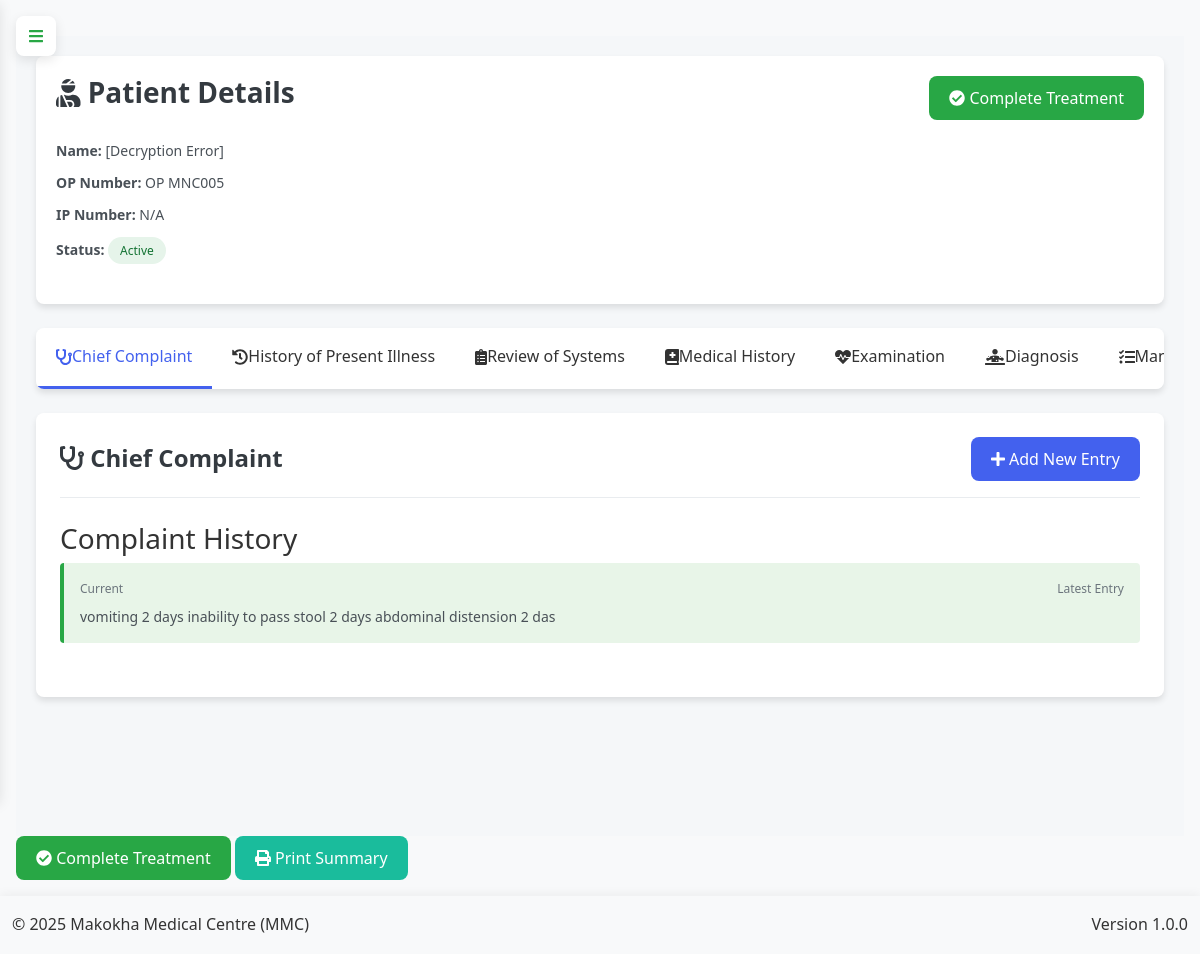
The app's page /doctor/patient/7 (signed in), older data.
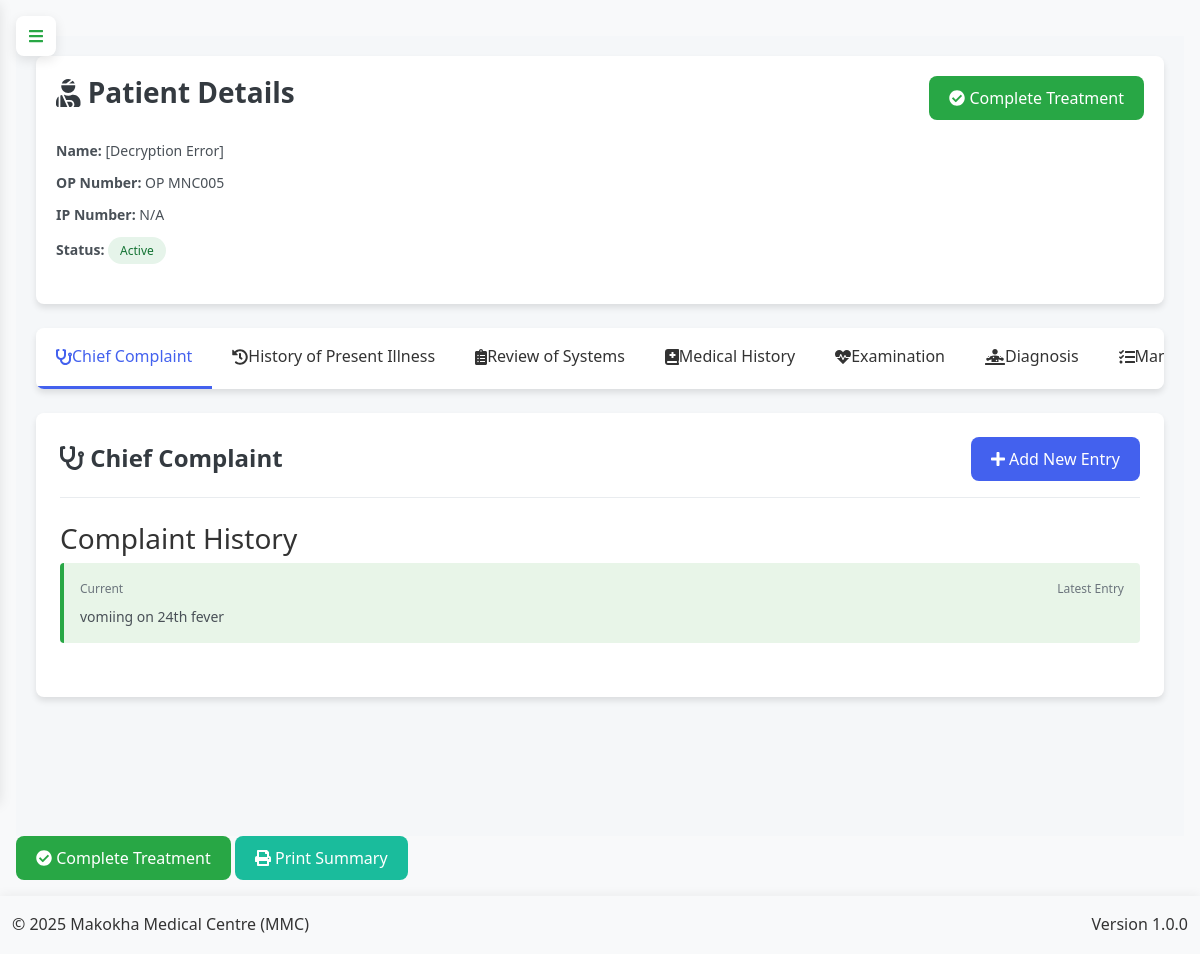
The same page, newer data.
### app.py (models this page shows, shortened)
class Patient(db.Model):
    id = db.Column(db.Integer, primary_key=True)
    op_number = db.Column(db.String(20), unique=True, nullable=True)
    ip_number = db.Column(db.String(20), unique=True, nullable=True)
    name = db.Column(db.String(100), nullable=True)  # encrypted
    age = db.Column(db.Integer, nullable=True)
    gender = db.Column(db.String(10), nullable=True)
    address = db.Column(db.String(200), nullable=True)  # encrypted
    phone = db.Column(db.String(20), nullable=True)  # encrypted
    destination = db.Column(db.String(100), nullable=True)
    occupation = db.Column(db.String(100), nullable=True)  # encrypted
    religion = db.Column(db.String(100), nullable=True)
    nok_name = db.Column(db.String(100), nullable=True)  # encrypted
    nok_contact = db.Column(db.String(20), nullable=True)  # encrypted
    tca = db.Column(db.Date, nullable=True)
    date_of_admission = db.Column(db.Date, nullable=True)
    status = db.Column(db.String(20), default='active', nullable=True)
    chief_complaint = db.Column(db.Text, nullable=True)
    history_present_illness = db.Column(db.Text, nullable=True)
    ai_assistance_enabled = db.Column(db.Boolean, default=False)
    ai_diagnosis = db.Column(db.Text)
    ai_treatment_recommendations = db.Column(db.Text)
    ai_last_updated = db.Column(db.DateTime)
    ai_confidence_score = db.Column(db.Float)  # 0-1 scale for diagnosis confidence
    created_at = db.Column(db.DateTime, default=datetime.utcnow)
    updated_at = db.Column(db.DateTime, default=datetime.utcnow, onupdate=datetime.utcnow)
    reviews = db.relationship('PatientReviewSystem', backref='patient', lazy=True)
    histories = db.relationship('PatientHistory', backref='patient', lazy=True)
    examinations = db.relationship('PatientExamination', backref='patient', lazy=True)
    diagnoses = db.relationship('PatientDiagnosis', backref='patient', lazy=True)
    management = db.relationship('PatientManagement', backref='patient', lazy=True)
    lab_requests = db.relationship('LabRequest', backref='patient', lazy=True)
    imaging_requests = db.relationship('ImagingRequest', backref='patient', lazy=True)
    @property
    def decrypted_name(self):
        if not self.name:
            return None
        try:
            return Config.decrypt_data_static(self.name)
        except Exception:
            return "[Decryption Error]"

### app.py (the view, shortened to what this page needs)
@app.route('/doctor/patient/<int:patient_id>', methods=['GET', 'POST'])
@login_required
def doctor_patient_details(patient_id):
    if current_user.role != 'doctor':
        flash('Unauthorized access', 'danger')
        return redirect(url_for('home'))
    patient = db.session.get(Patient, patient_id)
    if not patient:
        flash('Patient not found', 'danger')
        return redirect(url_for('doctor_patients'))
    drugs = Drug.query.filter(Drug.remaining_quantity > 0).all()
    services = Service.query.all()
    review_systems = PatientReviewSystem.query.filter_by(patient_id=patient.id).first()
    history = PatientHistory.query.filter_by(patient_id=patient.id).first()
    examination = PatientExamination.query.filter_by(patient_id=patient.id).first()
    diagnosis = PatientDiagnosis.query.filter_by(patient_id=patient.id).first()
    management = PatientManagement.query.filter_by(patient_id=patient.id).first()
    lab_tests = LabTest.query.all()
    imaging_tests = ImagingTest.query.all()
    lab_requests = LabRequest.query.filter_by(patient_id=patient.id).all()
    imaging_requests = ImagingRequest.query.filter_by(patient_id=patient.id).all()
    prescriptions = Prescription.query.filter_by(patient_id=patient.id).options(db.joinedload(Prescription.items).joinedload(PrescriptionItem.drug)).all()
    patient_services = PatientService.query.filter_by(patient_id=patient.id).all()
    return render_template('doctor/patient_details.html',
        patient=patient,
        review_systems=review_systems,
        history=history,
        examination=examination,
        diagnosis=diagnosis,
        management=management,
        lab_tests=lab_tests,
        imaging_tests=imaging_tests,
        lab_requests=lab_requests,
        imaging_requests=imaging_requests,
        prescriptions=prescriptions,
        patient_services=patient_services,
        drugs=drugs,
        services=services
    )

### app.py (called while the page is built, shortened)
@app.before_request
def initialize_data():
    global _first_request
    if not _first_request:
        return

@app.context_processor
def inject_current_date():
    return {'current_date': date.today().strftime('%Y-%m-%d')}

@app.context_processor
def inject_csrf_token():
    return dict(csrf_token=generate_csrf)

@app.context_processor
def utility_processor():
    def decrypt_data(encrypted_data):
        if not encrypted_data:
            return ""
        try:
            return Config.decrypt_data_static(encrypted_data)
        except:
            return "[Decryption Error]"
    return dict(decrypt_data=decrypt_data)

    @hybrid_property
    def remaining_quantity(self):
        return self.stocked_quantity - self.sold_quantity

    @remaining_quantity.expression
    def remaining_quantity(cls):
        return cls.stocked_quantity - cls.sold_quantity

    @login_manager.user_loader
    def load_user(user_id):
        return db.session.get(User, int(user_id))

### config.py (called while the page is built, shortened)
    @classmethod
    def decrypt_data(cls, encrypted_data: Optional[str]) -> str:
        if not encrypted_data or not isinstance(encrypted_data, str):
            return ""
        if not cls.fernet:
            raise RuntimeError("Fernet not initialized. Call Config.init_fernet(app) at startup.")

    @staticmethod
    def decrypt_data_static(encrypted_data: Optional[str]) -> str:
        return Config.decrypt_data(encrypted_data)

### templates/doctor/patient_details.html (shortened to what this page needs)
{% extends "base.html" %}
{% block content %}
<link rel="stylesheet" href="https://cdnjs.cloudflare.com/ajax/libs/font-awesome/6.4.0/css/all.min.css">
<link rel="stylesheet" href="https://cdnjs.cloudflare.com/ajax/libs/animate.css/4.1.1/animate.min.css">
<div class="doctor-patient-container">
    <div class="patient-header">
        <div class="header-content">
            <div class="patient-info">
                <h1><i class="fas fa-user-injured"></i> Patient Details</h1>
                <div class="patient-details">
                    <div class="detail-item">
                        <strong>Name:</strong> {{ patient.decrypted_name }}
                    </div>
                    <div class="detail-item">
                        <strong>OP Number:</strong> {{ patient.op_number or 'N/A' }}
                    </div>
                    <div class="detail-item">
                        <strong>IP Number:</strong> {{ patient.ip_number or 'N/A' }}
                    </div>
                    <div class="detail-item">
                        <strong>Status:</strong>
                        <span class="status-badge {% if patient.status == 'active' %}status-active{% else %}status-completed{% endif %}">
                            {{ patient.status|title }}
                        </span>
                    </div>
                </div>
            </div>
            <div class="patient-actions">
                {% if patient.status == 'active' %}
                <form method="POST" class="inline-form">
                    <button type="submit" class="btn btn-success">
                        <i class="fas fa-check-circle"></i> Complete Treatment
                    </button>
                </form>
                {% endif %}
            </div>
        </div>
    </div>
    <div class="navigation-tabs">
        <div class="tab active" data-tab="chief-complaint">
            <i class="fas fa-stethoscope"></i>
            <span>Chief Complaint</span>
        </div>
        <div class="tab" data-tab="hpi">
            <i class="fas fa-history"></i>
            <span>History of Present Illness</span>
        </div>
        <div class="tab" data-tab="review-systems">
            <i class="fas fa-clipboard-list"></i>
            <span>Review of Systems</span>
        </div>
        <div class="tab" data-tab="history">
            <i class="fas fa-book-medical"></i>
            <span>Medical History</span>
        </div>
        <div class="tab" data-tab="examination">
            <i class="fas fa-heartbeat"></i>
            <span>Examination</span>
        </div>
        <div class="tab" data-tab="diagnosis">
            <i class="fas fa-diagnoses"></i>
            <span>Diagnosis</span>
        </div>
        <div class="tab" data-tab="management">
            <i class="fas fa-tasks"></i>
            <span>Management</span>
        </div>
    </div>
    <div class="tab-content active" id="chief-complaint-tab">
        <div class="section-header">
            <h2><i class="fas fa-stethoscope"></i> Chief Complaint</h2>
            <button class="btn btn-primary" onclick="doctorPatient.openChiefComplaintModal()">
                <i class="fas fa-plus"></i> Add New Entry
            </button>
        </div>
        <div class="complaint-history">
            <h3>Complaint History</h3>
            {% if patient.chief_complaint %}
                <div class="complaint-entry current">
                    <div class="complaint-header">
                        <span class="complaint-date">Current</span>
                        <span class="complaint-author">Latest Entry</span>
                    </div>
                    <div class="complaint-content">
                        {{ patient.chief_complaint }}
                    </div>
                </div>
            {% endif %}
        </div>
    </div>
</div>
<div class="patient-actions">
    {% if patient.status == 'active' %}
    <form method="POST" class="inline-form">
        <button type="submit" class="btn btn-success">
            <i class="fas fa-check-circle"></i> Complete Treatment
        </button>
    </form>
    {% endif %}
    <button class="btn btn-info" onclick="printPatientSummary()">
        <i class="fas fa-print"></i> Print Summary
    </button>
</div>
{% endblock %}

### templates/base.html (shortened to what this page needs)
<!DOCTYPE html>
<html lang="en">
<head>
    <link href="https://cdn.jsdelivr.net/npm/bootstrap@5.3.0/dist/css/bootstrap.min.css" rel="stylesheet">
    <link rel="stylesheet" href="https://cdn.jsdelivr.net/npm/bootstrap-icons@1.11.1/font/bootstrap-icons.css">
    <link rel="stylesheet" href="https://cdnjs.cloudflare.com/ajax/libs/font-awesome/5.15.3/css/all.min.css">
    <link href="https://cdn.jsdelivr.net/npm/select2@4.1.0-rc.0/dist/css/select2.min.css" rel="stylesheet">
    <link rel="stylesheet" href="{{ url_for('static', filename='css/style.css') }}">
    <link rel="stylesheet" href="{{ url_for('static', filename='css/dashboard.css') }}">
    <link rel="stylesheet" href="{{ url_for('static', filename='css/custom.css') }}">
</head>
<body>
    <button class="pc-toggle-nav" id="pcToggleNav">
        <i class="fas fa-bars"></i>
    </button>
    <main class="container-fluid flex-grow-1 py-3">
        {% block content %}{% endblock %}
    </main>
    <footer class="bg-light py-3 mt-auto">
        <div class="container-fluid">
            <div class="row">
                <div class="col-md-6 text-center text-md-start">
                    <p class="mb-0">&copy; 2025 Makokha Medical Centre (MMC)</p>
                </div>
                <div class="col-md-6 text-center text-md-end">
                    <p class="mb-0">Version 1.0.0</p>
                </div>
            </div>
        </div>
    </footer>
</body>
</html>

### static/css/style.css (style rules this page uses)
:root { --primary-color: #3498db; --secondary-color: #2980b9; --success-color: #2ecc71; --danger-color: #e74c3c; --warning-color: #f39c12; --info-color: #1abc9c; --light-color: #ecf0f1; --dark-color: #2c3e50; --gray-color: #95a5a6; --white-color: #ffffff; --black-color: #000000; --sidebar-width: 250px; --sidebar-collapsed-width: 0; --top-bar-height: 60px; --shadow: 0 2px 10px rgba(0, 0, 0, 0.1); --transition: all 0.3s ease; }
* { margin: 0; padding: 0; box-sizing: border-box; font-family: 'Segoe UI', Tahoma, Geneva, Verdana, sans-serif; }
.btn { position: relative; z-index: auto; }
body { background-color: #f5f6fa; color: #333; line-height: 1.6; overflow-x: hidden; }
button, input, select, textarea { font-family: inherit; font-size: inherit; }
.btn { display: inline-block; padding: 8px 16px; border: none; border-radius: 4px; background-color: var(--primary-color); color: white; cursor: pointer; transition: var(--transition); }
.btn-primary { background-color: var(--primary-color); }
.btn-success { background-color: var(--success-color); }
.btn-info { background-color: var(--info-color); }
.status-badge { display: inline-block; padding: 4px 8px; border-radius: 4px; font-size: 0.8rem; font-weight: 500; color: white; }

### static/css/dashboard.css (style rules this page uses)
.patient-info { display: grid; grid-template-columns: repeat(auto-fill, minmax(250px, 1fr)); gap: 15px; margin-bottom: 20px; }
.tab-content { display: none; }
.tab-content.active { display: block; }

### templates/base.html (style rules this page uses)
:root { --sidebar-width: 260px; --sidebar-collapsed-width: 0px; --primary-color: #0d6efd; --primary-dark: #0a58ca; --secondary-color: #6c757d; --header-height: 60px; --transition-speed: 0.3s; --border-color: rgba(255, 255, 255, 0.1); --table-blue: #0d6efd; --table-white: #ffffff; --hamburger-red: #038d38ff; --hamburger-green: #28a745; --bg-light: #f8f9fa; --text-dark: #212529; --shadow: 0 4px 12px rgba(0, 0, 0, 0.1); --radius: 8px; }
body { background-color: var(--bg-light); font-family: 'Segoe UI', Tahoma, Geneva, Verdana, sans-serif; line-height: 1.6; padding-top: 20px; }
.pc-toggle-nav { position: fixed; left: 1rem; top: 1rem; z-index: 1060; width: 40px; height: 40px; border-radius: 8px; background: white; border: none; color: var(--hamburger-green); display: none; align-items: center; justify-content: center; cursor: pointer; box-shadow: var(--shadow); transition: all var(--transition-speed); }
main.container-fluid { margin-left: 0; transition: margin var(--transition-speed) ease; min-height: 100vh; padding: 1rem; width: 100%; }
.btn { border-radius: var(--radius); padding: 0.75rem 1.5rem; font-weight: 500; transition: all 0.3s; }
.btn-primary { background-color: var(--primary-color); border-color: var(--primary-color); }
footer { background: white; box-shadow: 0 -2px 10px rgba(0,0,0,0.05); }
@media (min-width: 1200px) { .pc-toggle-nav { display: flex !important; } }

Row changes from the older to the newer data that the page shows:
changed Patient "[Decryption Error]": chief_complaint "vomiting 2 days inability to pass stool 2 days abdominal distension 2 das" → "vomiing on 24th fever"
